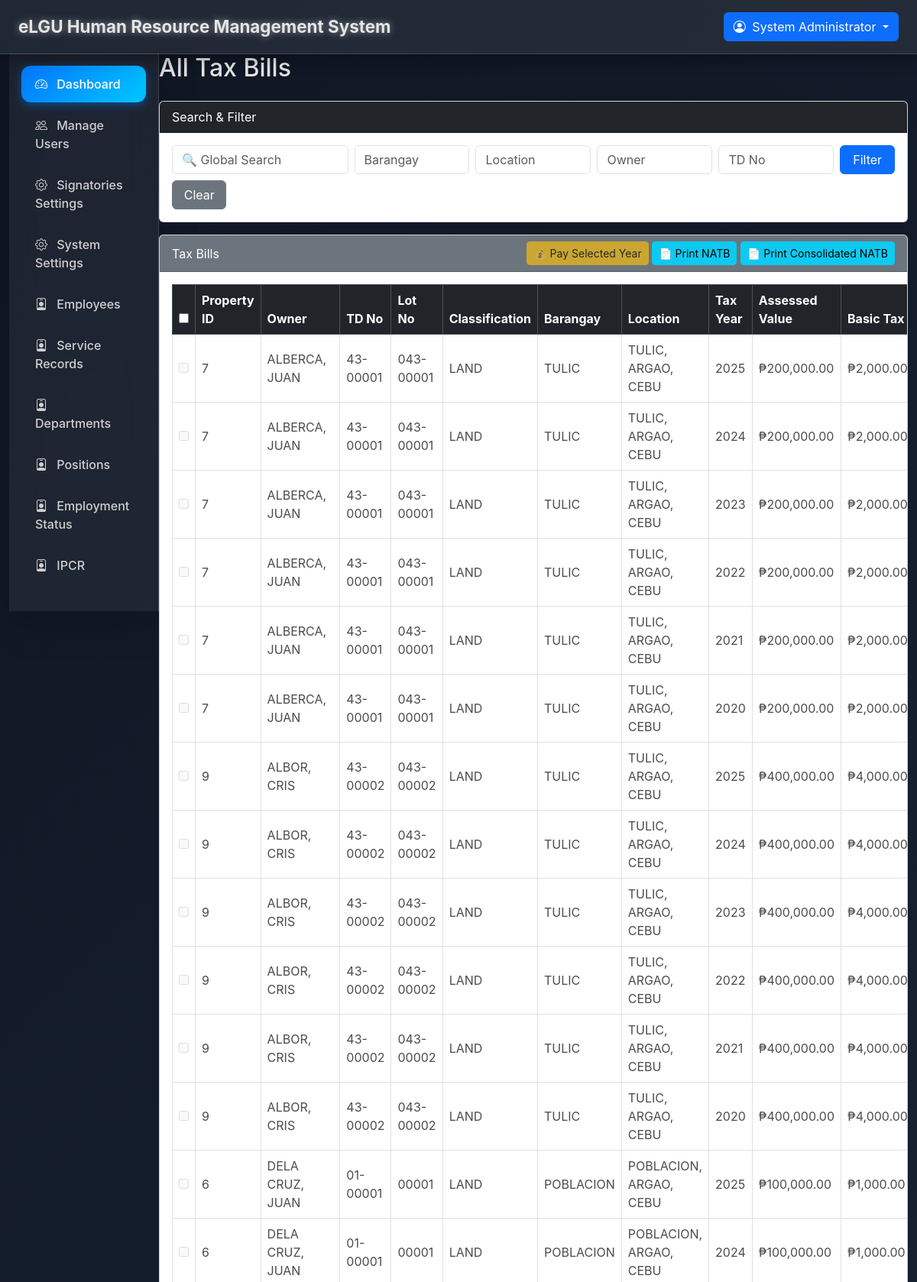
The page /assessment/tax_billsall.php (signed in, upper part) on the database its author committed.
### tables this page shows
CREATE TABLE `tax_bills` (
  `id` int(11) NOT NULL,
  `assessment_id` int(11) NOT NULL,
  `tax_year` int(11) DEFAULT NULL,
  `assessed_value` decimal(15,2) NOT NULL,
  `basic_tax_rate` decimal(5,4) NOT NULL DEFAULT 0.0100,
  `basic_tax` decimal(15,2) NOT NULL,
  `sef_tax` decimal(15,2) NOT NULL,
  `tax_due` decimal(12,2) DEFAULT NULL,
  `adjustments` decimal(15,2) NOT NULL DEFAULT 0.00,
  `rptsp_no` varchar(50) NOT NULL,
  `bill_no` varchar(50) DEFAULT NULL,
  `issuance_date` date DEFAULT NULL,
  `due_date` date DEFAULT NULL,
  `total_amount` decimal(18,2) DEFAULT NULL,
  `paid_amount` decimal(18,2) DEFAULT 0.00,
  `pdf_path` varchar(500) DEFAULT NULL,
  `created_at` timestamp NOT NULL DEFAULT current_timestamp(),
  `updated_at` timestamp NOT NULL DEFAULT current_timestamp() ON UPDATE current_timestamp(),
  `issued_at` timestamp NOT NULL DEFAULT current_timestamp(),
  `status` enum('unpaid','paid') DEFAULT 'unpaid',
  `property_id` int(11) NOT NULL,
  `is_paid` tinyint(1) DEFAULT 0,
  `paid_at` datetime DEFAULT NULL,
  `payment_id` int(11) DEFAULT NULL,
  `date_paid` datetime DEFAULT NULL,
  `or_no` varchar(50) DEFAULT NULL
);

CREATE TABLE `properties` (
  `id` int(11) NOT NULL,
  `td_no` varchar(50) DEFAULT NULL,
  `lot_no` varchar(100) DEFAULT NULL,
  `location` varchar(255) DEFAULT NULL,
  `barangay` varchar(100) DEFAULT NULL,
  `classification` varchar(100) DEFAULT NULL,
  `assessed_value` decimal(18,2) DEFAULT 0.00,
  `effective_year` int(4) DEFAULT NULL,
  `revision_year` int(4) DEFAULT NULL,
  `owner_id` int(11) DEFAULT NULL,
  `notes` text DEFAULT NULL,
  `created_at` timestamp NOT NULL DEFAULT current_timestamp(),
  `updated_at` timestamp NOT NULL DEFAULT current_timestamp() ON UPDATE current_timestamp()
);

CREATE TABLE `owners` (
  `id` int(11) NOT NULL,
  `name` varchar(255) NOT NULL,
  `username` varchar(100) DEFAULT NULL,
  `email` varchar(255) DEFAULT NULL,
  `password` varchar(255) DEFAULT NULL,
  `address` text DEFAULT NULL,
  `tin` varchar(50) DEFAULT NULL,
  `contact_no` varchar(20) DEFAULT NULL,
  `created_at` timestamp NOT NULL DEFAULT current_timestamp()
);

CREATE TABLE `assessments` (
  `id` int(11) NOT NULL,
  `property_id` int(11) NOT NULL,
  `tax_year` int(4) NOT NULL,
  `year` smallint(6) NOT NULL,
  `assessed_value` decimal(18,2) NOT NULL,
  `basic_tax_rate` decimal(6,4) DEFAULT 0.0100,
  `basic_tax` decimal(18,2) DEFAULT NULL,
  `sef_rate` decimal(6,4) DEFAULT 0.1000,
  `sef_tax` decimal(18,2) DEFAULT NULL,
  `adjustments` decimal(18,2) DEFAULT 0.00,
  `status` enum('draft','finalized') DEFAULT 'draft',
  `created_by` int(11) DEFAULT NULL,
  `created_at` timestamp NOT NULL DEFAULT current_timestamp(),
  `discount` decimal(12,2) NOT NULL DEFAULT 0.00,
  `penalties` decimal(12,2) NOT NULL DEFAULT 0.00
);

### assessment/tax_billsall.php (the view, shortened to what this page needs)
<?php
require_once __DIR__ . '/../layouts/header.php';
require_once __DIR__ . '/../layouts/sidebar.php';
$limit = 50;
$page = isset($_GET['page']) ? max(1, intval($_GET['page'])) : 1;
$offset = ($page - 1) * $limit;
$globalFilter   = $_GET['search']    ?? '';
$barangayFilter = $_GET['barangay']  ?? '';
$locationFilter = $_GET['location']  ?? '';
$ownerFilter    = $_GET['owner']     ?? '';
$tdFilter       = $_GET['td_no']     ?? '';
$whereParts = [];
$whereSql = $whereParts ? "WHERE " . implode(" AND ", $whereParts) : "";
$res = $mysqli->query("
  SELECT tb.id AS bill_id, tb.tax_year, tb.rptsp_no, tb.status,
         p.id AS property_id, p.td_no, p.lot_no, p.location, p.barangay, p.classification, p.assessed_value,
         o.name AS owner_name,
         a.basic_tax, a.sef_tax, a.adjustments
  FROM tax_bills tb
  JOIN assessments a ON a.id = tb.assessment_id
  JOIN properties p ON p.id = a.property_id
  LEFT JOIN owners o ON o.id = p.owner_id
  $whereSql
  ORDER BY tb.id DESC
  LIMIT $limit OFFSET $offset
");
?>
<h2 class="mb-4">All Tax Bills</h2>
<div class="card mb-3">
  <div class="card-header bg-dark text-white">Search & Filter</div>
  <div class="card-body">
    <form method="get" class="row g-2">
      <div class="col-md-3">
        <input type="text" name="search" class="form-control" placeholder="🔍 Global Search"
               value="<?=htmlspecialchars($globalFilter)?>">
      </div>
      <div class="col-md-2"><input type="text" name="barangay" class="form-control" placeholder="Barangay" value="<?=htmlspecialchars($barangayFilter)?>"></div>
      <div class="col-md-2"><input type="text" name="location" class="form-control" placeholder="Location" value="<?=htmlspecialchars($locationFilter)?>"></div>
      <div class="col-md-2"><input type="text" name="owner" class="form-control" placeholder="Owner" value="<?=htmlspecialchars($ownerFilter)?>"></div>
      <div class="col-md-2"><input type="text" name="td_no" class="form-control" placeholder="TD No" value="<?=htmlspecialchars($tdFilter)?>"></div>
      <div class="col-md-1 d-grid"><button type="submit" class="btn btn-primary">Filter</button></div>
      <div class="col-md-1 d-grid"><a href="tax_billsall.php?page=1" class="btn btn-secondary">Clear</a></div>
    </form>
  </div>
</div>
<div class="card">
  <div class="card-header bg-secondary text-white d-flex justify-content-between align-items-center">
    <span>Tax Bills</span>
    <div>
        <button type="button" id="paySelected" class="btn btn-warning btn-sm" disabled>💰 Pay Selected Year</button>
        <button type="button" class="btn btn-info btn-sm" id="printNATB">📄 Print NATB</button>
        <button type="button" class="btn btn-info btn-sm" id="printConsolidated">📄 Print Consolidated NATB</button>
    </div>
  </div>
  <div class="card-body table-responsive">
    <table class="table table-bordered table-hover align-middle">
      <thead class="table-dark">
        <tr>
          <th><input type="checkbox" id="select_all"></th>
          <th>Property ID</th>
          <th>Owner</th>
          <th>TD No</th>
          <th>Lot No</th>
          <th>Classification</th>
          <th>Barangay</th>
          <th>Location</th>
          <th>Tax Year</th>
          <th>Assessed Value</th>
          <th>Basic Tax</th>
        </tr>
      </thead>
      <tbody>
      <?php if ($res && $res->num_rows > 0): ?>
        <?php while($row=$res->fetch_assoc()): ?>
          <?php
          $basic_tax = (float)$row['basic_tax'];
          $assessed_value = (float)$row['assessed_value'];
          $tax_year = (int)$row['tax_year'];
          $isPaid = strtolower($row['status']) === 'paid';
          ?>
          <tr class="<?= $isPaid ? 'paid-row' : '' ?>" <?= $isPaid ? 'title="Already Paid"' : '' ?>>
            <td>
              <input type="checkbox" name="selected_years[]" value="<?=$row['bill_id']?>"
                     <?= $isPaid ? 'disabled' : '' ?> class="bill-checkbox">
            </td>
            <td><?=$row['property_id']?></td>
            <td><?=htmlspecialchars($row['owner_name'])?></td>
            <td><?=htmlspecialchars($row['td_no'])?></td>
            <td><?=htmlspecialchars($row['lot_no'])?></td>
            <td><?=htmlspecialchars($row['classification'])?></td>
            <td><?=htmlspecialchars($row['barangay'])?></td>
            <td><?=htmlspecialchars($row['location'])?></td>
            <td><?=$tax_year?></td>
            <td>₱<?=number_format($assessed_value,2)?></td>
            <td>₱<?=number_format($basic_tax,2)?></td>
          </tr>
        <?php endwhile; ?>
      <?php else: ?>
        <tr><td colspan="18" class="text-center">No tax bills found.</td></tr>
      <?php endif; ?>
      </tbody>
    </table>
  </div>
</div>
<?php require_once __DIR__ . '/../layouts/footer.php'; ?>

### layouts/header.php (style rules this page uses)
body { background: linear-gradient(135deg, #0f1624, #1b2735); color: #e5e5e5; overflow-x: hidden; font-family: 'Inter', sans-serif; }

### assessment/tax_billsall.php (style rules this page uses)
.paid-row { background-color: #f0f0f0 !important; color: #777 !important; cursor: not-allowed; opacity: 0.7; }
.paid-row input[type="checkbox"] { cursor: not-allowed; }

### rows shown on the page
tax_bills: property "7", owners.name "ALBERCA, JUAN", property.td_no "43-00001", property.lot_no "043-00001", property.classification "LAND", property.barangay "TULIC", property.location "TULIC, ARGAO, CEBU", tax_year "2025", property.assessed_value "200,000.00", assessment.basic_tax "2,000.00"
tax_bills: property "7", owners.name "ALBERCA, JUAN", property.td_no "43-00001", property.lot_no "043-00001", property.classification "LAND", property.barangay "TULIC", property.location "TULIC, ARGAO, CEBU", tax_year "2024", property.assessed_value "200,000.00", assessment.basic_tax "2,000.00"
tax_bills: property "7", owners.name "ALBERCA, JUAN", property.td_no "43-00001", property.lot_no "043-00001", property.classification "LAND", property.barangay "TULIC", property.location "TULIC, ARGAO, CEBU", tax_year "2023", property.assessed_value "200,000.00", assessment.basic_tax "2,000.00"
tax_bills: property "7", owners.name "ALBERCA, JUAN", property.td_no "43-00001", property.lot_no "043-00001", property.classification "LAND", property.barangay "TULIC", property.location "TULIC, ARGAO, CEBU", tax_year "2022", property.assessed_value "200,000.00", assessment.basic_tax "2,000.00"
tax_bills: property "7", owners.name "ALBERCA, JUAN", property.td_no "43-00001", property.lot_no "043-00001", property.classification "LAND", property.barangay "TULIC", property.location "TULIC, ARGAO, CEBU", tax_year "2021", property.assessed_value "200,000.00", assessment.basic_tax "2,000.00"
tax_bills: property "7", owners.name "ALBERCA, JUAN", property.td_no "43-00001", property.lot_no "043-00001", property.classification "LAND", property.barangay "TULIC", property.location "TULIC, ARGAO, CEBU", tax_year "2020", property.assessed_value "200,000.00", assessment.basic_tax "2,000.00"
tax_bills: property "9", owners.name "ALBOR, CRIS", property.td_no "43-00002", property.lot_no "043-00002", property.classification "LAND", property.barangay "TULIC", property.location "TULIC, ARGAO, CEBU", tax_year "2025", property.assessed_value "400,000.00", assessment.basic_tax "4,000.00"
tax_bills: property "9", owners.name "ALBOR, CRIS", property.td_no "43-00002", property.lot_no "043-00002", property.classification "LAND", property.barangay "TULIC", property.location "TULIC, ARGAO, CEBU", tax_year "2024", property.assessed_value "400,000.00", assessment.basic_tax "4,000.00"
tax_bills: property "9", owners.name "ALBOR, CRIS", property.td_no "43-00002", property.lot_no "043-00002", property.classification "LAND", property.barangay "TULIC", property.location "TULIC, ARGAO, CEBU", tax_year "2023", property.assessed_value "400,000.00", assessment.basic_tax "4,000.00"
tax_bills: property "9", owners.name "ALBOR, CRIS", property.td_no "43-00002", property.lot_no "043-00002", property.classification "LAND", property.barangay "TULIC", property.location "TULIC, ARGAO, CEBU", tax_year "2022", property.assessed_value "400,000.00", assessment.basic_tax "4,000.00"
tax_bills: property "9", owners.name "ALBOR, CRIS", property.td_no "43-00002", property.lot_no "043-00002", property.classification "LAND", property.barangay "TULIC", property.location "TULIC, ARGAO, CEBU", tax_year "2021", property.assessed_value "400,000.00", assessment.basic_tax "4,000.00"
tax_bills: property "9", owners.name "ALBOR, CRIS", property.td_no "43-00002", property.lot_no "043-00002", property.classification "LAND", property.barangay "TULIC", property.location "TULIC, ARGAO, CEBU", tax_year "2020", property.assessed_value "400,000.00", assessment.basic_tax "4,000.00"
tax_bills: property "6", owners.name "DELA CRUZ, JUAN", property.td_no "01-00001", property.lot_no "00001", property.classification "LAND", property.barangay "POBLACION", property.location "POBLACION, ARGAO, CEBU", tax_year "2025", property.assessed_value "100,000.00", assessment.basic_tax "1,000.00"
tax_bills: property "6", owners.name "DELA CRUZ, JUAN", property.td_no "01-00001", property.lot_no "00001", property.classification "LAND", property.barangay "POBLACION", property.location "POBLACION, ARGAO, CEBU", tax_year "2024", property.assessed_value "100,000.00", assessment.basic_tax "1,000.00"

### other values the page prints
SYSTEM_NAME "eLGU Human Resource Management System"
$_SESSION['name'] "System Administrator"
